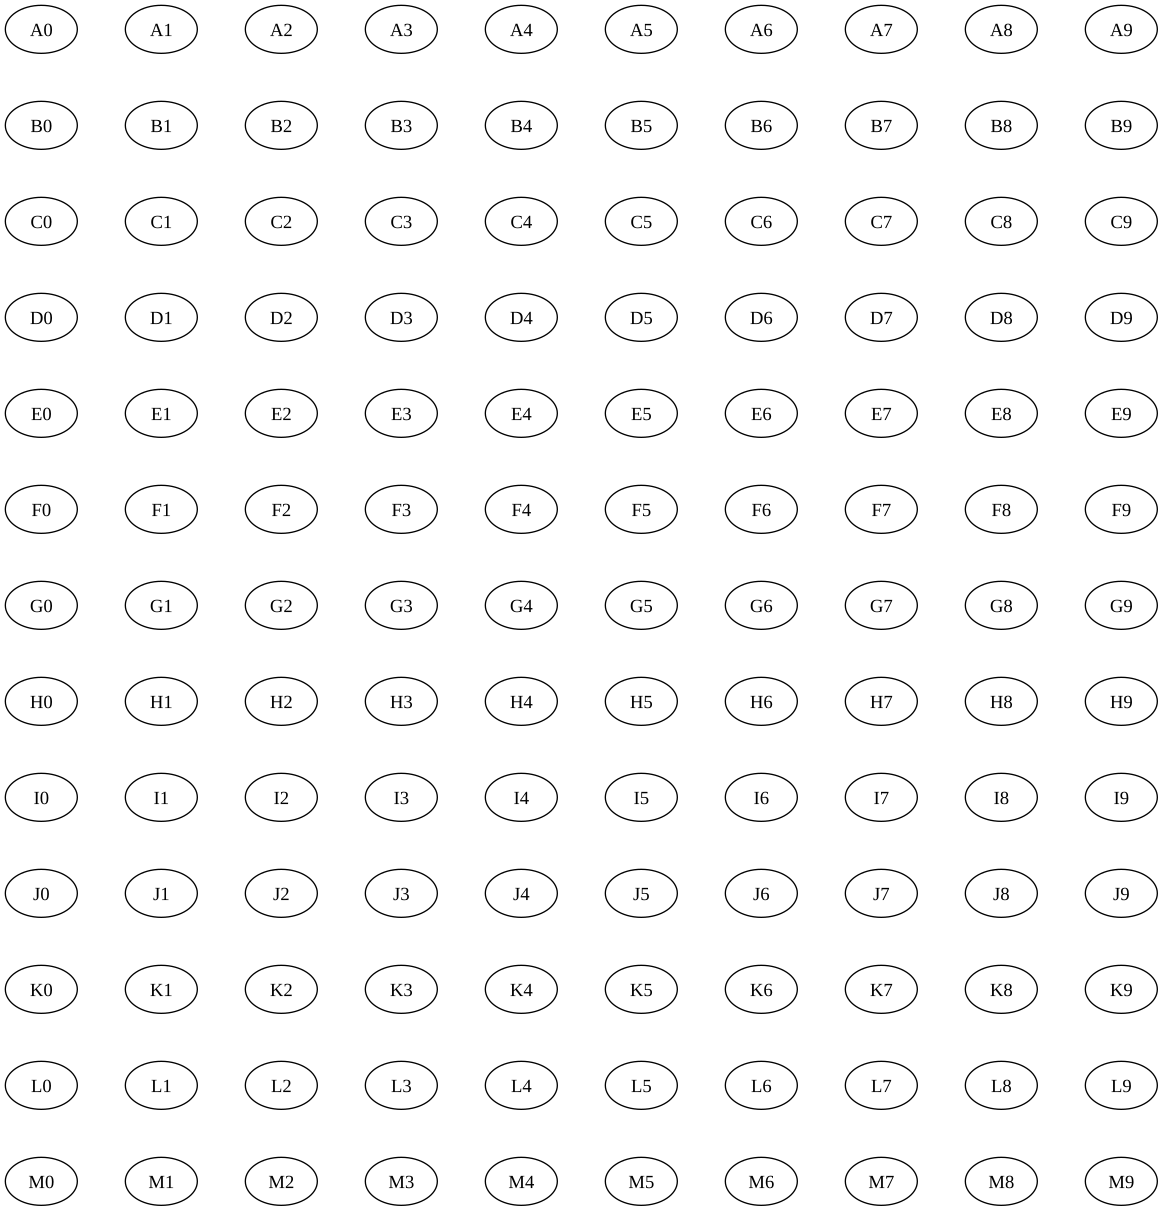

Reproduce this figure in Python.
from graphviz import Digraph

# グラフの作成
dot = Digraph(format='svg')
dot.attr(nodesep='0.5', rankdir='TB')  # グラフ全体の設定

# ノードの定義
num_nodes = 9
for i in range(num_nodes):
    dot.node(f"A{i}")  # ノード A0, A1, ..., A49 を定義
    dot.node(f"B{i}")  # ノード A0, A1, ..., A49 を定義
    dot.node(f"C{i}")  # ノード A0, A1, ..., A49 を定義
    dot.node(f"D{i}")  # ノード A0, A1, ..., A49 を定義
    dot.node(f"E{i}")  # ノード A0, A1, ..., A49 を定義
    dot.node(f"F{i}")  # ノード A0, A1, ..., A49 を定義
    dot.node(f"G{i}")  # ノード A0, A1, ..., A49 を定義
    dot.node(f"H{i}")  # ノード A0, A1, ..., A49 を定義
    dot.node(f"I{i}")  # ノード A0, A1, ..., A49 を定義
    dot.node(f"J{i}")  # ノード A0, A1, ..., A49 を定義
    dot.node(f"K{i}")  # ノード A0, A1, ..., A49 を定義
    dot.node(f"L{i}")  # ノード A0, A1, ..., A49 を定義
    dot.node(f"M{i}")  # ノード A0, A1, ..., A49 を定義

# エッジの定義（ここでは一部だけ作成し、スタイルはinvis）
for i in range(10):  # A0 -> A1 -> ... -> A5
    dot.edge(f"A{i}", f"B{i}", style='invis')
    dot.edge(f"B{i}", f"C{i}", style='invis')
    dot.edge(f"C{i}", f"D{i}", style='invis')
    dot.edge(f"D{i}", f"E{i}", style='invis')
    dot.edge(f"E{i}", f"F{i}", style='invis')
    dot.edge(f"F{i}", f"G{i}", style='invis')
    dot.edge(f"G{i}", f"H{i}", style='invis')
    dot.edge(f"H{i}", f"I{i}", style='invis')
    dot.edge(f"I{i}", f"J{i}", style='invis')
    dot.edge(f"J{i}", f"K{i}", style='invis')
    dot.edge(f"K{i}", f"L{i}", style='invis')
    dot.edge(f"L{i}", f"M{i}", style='invis')

# DOT形式を保存または表示
dot.render('sample_graph', view=False)  # graph_output.dot を保存し、結果を表示
